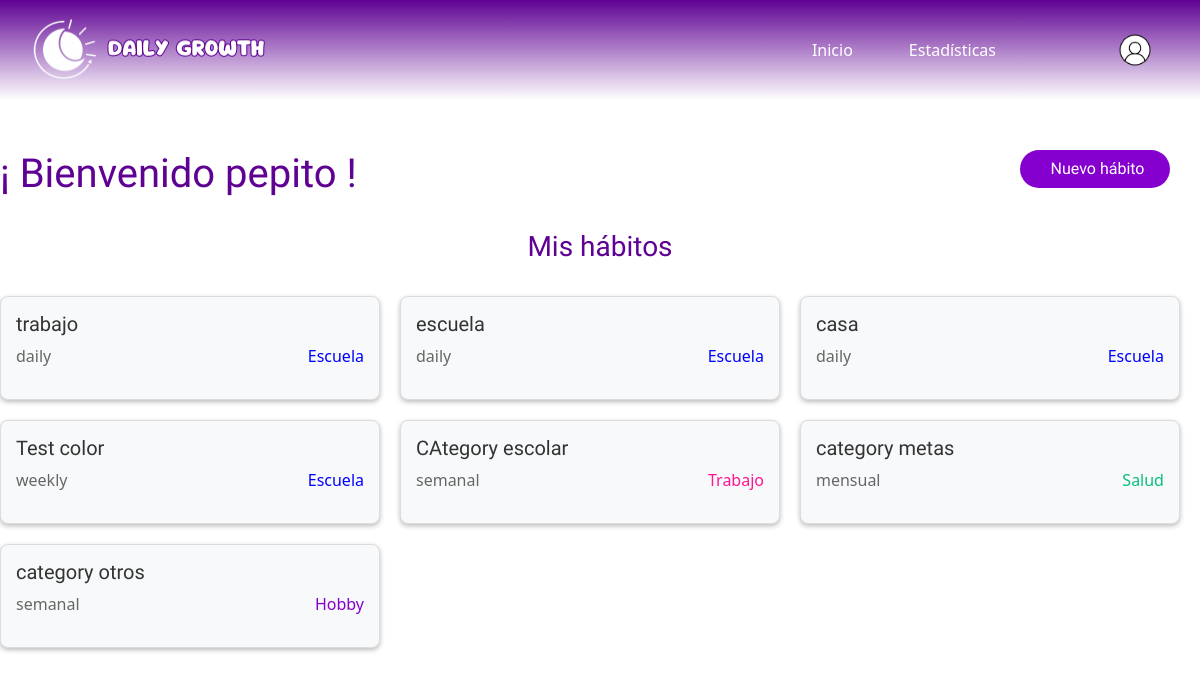
The app's page / (signed in) with its own data.
### habit/models.py (models this page shows, shortened)
class Habit(models.Model):
    FREQUENCY = (
        ('Diario', 'Diario'),
        ('Semanal', 'Semanal'),
        ('Mensual', 'Mensual')
        )
    user         = models.ForeignKey(User, on_delete=models.CASCADE)
    name         = models.CharField(max_length=100)
    description  = models.TextField(blank=True)
    created_at   = models.DateTimeField(auto_now_add=True)
    updated_at   = models.DateTimeField(auto_now=True)
    frequency    = models.CharField(max_length=50, choices=FREQUENCY, default='Diario')
    color        = models.CharField(max_length=25, default='#FF0000')
    category     = models.ForeignKey(Category, on_delete=models.CASCADE, default=1)

class Category(models.Model):
    CATEGORY_NAME = (
        ('Hogar',   'Hogar'),
        ('Escuela', 'Escuela'),
        ('Trabajo', 'Trabajo'),
        ('Metas',   'Metas'),
        ('Otros',   'Otros')
        )
    name = models.CharField(max_length=100, choices=CATEGORY_NAME, default='Hogar')
    color = models.CharField(max_length=25, default='#FF0000')

### habit/views.py (the view)
# urls.py: path('', habit_list, name='habit_list'),
def habit_list(request):
    if request.user.is_authenticated:
        habits = Habit.objects.filter(user=request.user)
        userQuery = User.objects.get(pk=request.user.id)
        return render(request, 'home.html', {'habits': habits, 'username': userQuery.first_name})
    else:
        return redirect('login')

### templates/home.html (shortened to what this page needs)
{% extends 'base.html' %}
{% load static %}
{% block content %}
{% include 'navbar.html' %}
<link rel="stylesheet" href="{% static 'css/home.css' %}">
<link rel="stylesheet" href="{% static 'css/auth_base.css' %}">
<div class="body-content">
    <div class="row">
        <div class="col-md-10">
            <h1 class="welcome">¡ Bienvenido {{ username }} !</h1>
        </div>
        <div class="col-md">
            <button class="btn btn-style" data-bs-toggle="modal" data-bs-target="#habitModal" data-action="add">
                Nuevo hábito
            </button>
        </div>
    </div>
    <br>
    <div class="row">
        <h3 class="mis-habitos">Mis hábitos</h3>
    </div>
    <br>
    <div class="habits-container">
        {% for habit in habits %}
            <div class="habit-item">
                <div class="row">
                    <div class="col-md-10">
                        <h5>{{ habit.name }}</h5>
                    </div>
                    <div class="col-md">
                    </div>
                </div>
                <div class="row">
                    <div class="col-md">
                        <p>{{ habit.frequency }}</p>
                    </div>
                    <div class="col-md" style="text-align: end;">
                        {% if habit.category.name == 'Escuela' %}
                            <span style="color: blue;">
                                {{ habit.category.name }}
                            </span>
                        {% elif habit.category.name == 'Trabajo' %}
                            <span style="color:deeppink;">
                                {{ habit.category.name }}
                            </span>
                        {% elif habit.category.name == 'Hogar' %}
                            <span style="color:darkorange;">
                                <i class="ph ph-house category-icon"></i>{{ habit.category.name }}
                            </span>
                        {% elif habit.category.name == 'Salud' %}
                            <span style="color:rgb(9, 192, 122);">
                                {{ habit.category.name }}
                            </span>
                        {% elif habit.category.name == 'Hobby' %}
                            <span style="color: #8500CF;">
                                {{ habit.category.name }}
                            </span>
                        {% elif habit.category.name == 'Otros' %}
                            <span style="color:olive;">
                                <i class="ph ph-sparkle category-icon"></i>{{ habit.category.name }}
                            </span>
                        {% endif %}
                    </div>
                </div>
            </div>
        {% endfor %}
    </div>
</div>
{% endblock %}

### templates/base.html (shortened to what this page needs)
{% load static %}
<!DOCTYPE html>
<html lang="es">
<head>
    <link rel="stylesheet" href="{% static 'css/styles.css' %}">
    <link rel="stylesheet" href="{% static 'css/navbar.css' %}">
    <link href="https://cdn.jsdelivr.net/npm/bootstrap@5.3.0/dist/css/bootstrap.min.css" rel="stylesheet">
</head>
<body>
    {% block content %}
    {% endblock %}
</body>
</html>

### templates/navbar.html (shortened to what this page needs)
{% load static %}
<nav class="navbar navbar-expand-lg navDaily">
    <a class="navbar-brand" href="">
        <img src="{% static 'img/logoNavbar.png'%}" width="250" height="70" alt="logoNavbar">
    </a>
    <div class="collapse navbar-collapse" id="navbarContent">
        <ul class="navbar-nav ms-auto align-items-center">
            <li class="nav-item">
                <a class="nav-link" href="">Inicio</a>
            </li>
            <li class="nav-item">
                <a class="nav-link" href="">Estadísticas</a>
            </li>
            <li class="nav-item">
                <a class="nav-link" href="" data-bs-toggle="tooltip" data-bs-placement="bottom" title="Notificaciones"></a>
            </li>
            <li class="nav-item dropdown profile">
                <a class="" href="#" id="userDropdown" role="button" data-bs-toggle="dropdown" aria-expanded="false">
                    <img src="{% static 'img/user.png' %}" width="50" height="50" class="rounded-circle" alt="User Profile">
                </a>
            </li>
        </ul>
    </div>
</nav>

### habitos/static/css/styles.css (style rules this page uses)
.body-content { max-width: 1280px; margin: auto; margin-top: 50px; }

### habitos/static/css/navbar.css (style rules this page uses)
.navbar-brand { margin-left: 20px; }
.navDaily { background: linear-gradient(to bottom, #5F0293, white); height: 100px; }
.nav-link { color: white !important; font-size: 1rem !important; margin: 20px; transition: transform 0.3s ease, color 0.3s ease; }
.profile { margin-right: 40px; margin-left: 30px; transition: transform 0.3s ease; }

### habitos/static/css/home.css (style rules this page uses)
.btn-style { width: 150px !important; text-align: center; }
.habits-container { display: flex; flex-wrap: wrap; gap: 20px; justify-content: flex-start; }
.habit-item { background-color: #f8f9fa; border: 1px solid #ddd; border-radius: 8px; padding: 15px; width: calc(33.333% - 20px); box-shadow: 0 2px 5px rgba(0, 0, 0, 0.267); transition: all 0.3s ease; }
.habit-item h5 { font-family: "Anta", sans-serif; margin-top: 0; color: #333; }
.habit-item p { color: #666; }
.mis-habitos { color: #5F0293; font-family: "Anta", sans-serif; text-align: center; }
.welcome { color: #5F0293; font-family: "Anta", sans-serif; }

### habitos/static/css/auth_base.css (style rules this page uses)
.btn-style { background-color: #8500CF; border-radius: 500px; color: white; font-family: "Anta", sans-serif; width: 200px; }

### records on screen
Habit: name "trabajo", frequency "daily", category.name "Escuela"
Habit: name "escuela", frequency "daily", category.name "Escuela"
Habit: name "casa", frequency "daily", category.name "Escuela"
Habit: name "Test color", frequency "weekly", category.name "Escuela"
Habit: name "CAtegory escolar", frequency "semanal", category.name "Trabajo"
Habit: name "category metas", frequency "mensual", category.name "Salud"
Habit: name "category otros", frequency "semanal", category.name "Hobby"

### other values on screen
{{ username }} "pepito"
